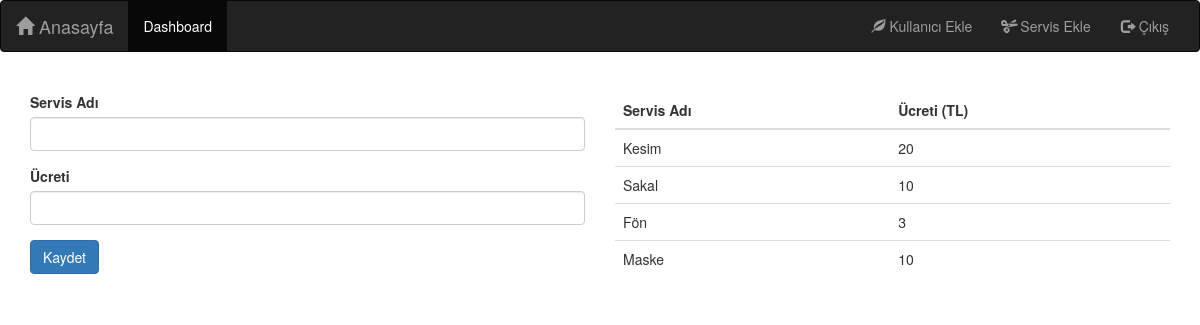
The app's page /auth/add_service (signed in) with its own data.
### myapp/home/models.py (models this page shows, shortened)
class Service(db.Model):
    __tablename__ = 'service'
    id = db.Column(db.Integer, primary_key=True)
    name = db.Column(db.String(30), nullable=False, unique=True)
    price = db.Column(db.Integer, nullable=False)

### myapp/auth/routes.py (the view)
@bp.route('/add_service', methods=['GET', 'POST'])
@login_required
def add_service():
    if current_user.is_admin:
        form = ServiceForm()
        services = Service.query.all()
        if form.validate_on_submit():
            service = Service(name=form.name.data, price=form.price.data)
            db.session.add(service)
            db.session.commit()
            flash('Servis eklendi', 'success')
            return redirect(url_for('auth.add_service'))
        return render_template('auth/service_form.html',
                               title='Servis Ekle',
                               form=form, services=services)
    else:
        return render_template('errors/403.html'), 403

### myapp/auth/forms.py
class ServiceForm(FlaskForm):
    name = StringField('Servis Adı', validators=[DataRequired()])
    price = StringField('Ücreti', validators=[DataRequired()])
    submit = SubmitField('Kaydet', validators=[DataRequired()])

### myapp/auth/models.py (called while the page is built)
@login.user_loader
def load_user(id):
    return User.query.get(int(id))

### myapp/templates/auth/service_form.html
{% extends 'base.html' %}
{% import 'bootstrap/wtf.html' as wtf%}
{% block app_content %}
    <div class="row">
        <div class="col-md-6">
            {{ wtf.quick_form(form, button_map={'submit':'primary'})   }}
        </div>
        <div class="col-md-6">
            <table class="table table-hover">
                <thead>
                    <tr>
                        <th>Servis Adı</th>
                        <th>Ücreti (TL)</th>
                    </tr>
                </thead>
                <tbody>
                {% if services %}
                    {% for service in services%}
                        <tr>
                            <td>
                                {{service.name}}
                            </td>
                            <td>
                                {{service.price}}
                            </td>
                        </tr>
                    {% endfor%}
                {% else %}
                <tr>
                    <td>Servis Eklenmemiş!</td>
                    <td> 0 TL </td>
                </tr>
                {% endif%}
                </tbody>
            </table>
        </div>
    </div>
{% endblock%}

### records on screen
Service: name "Kesim", price "20"
Service: name "Sakal", price "10"
Service: name "Fön", price "3"
Service: name "Maske", price "10"
